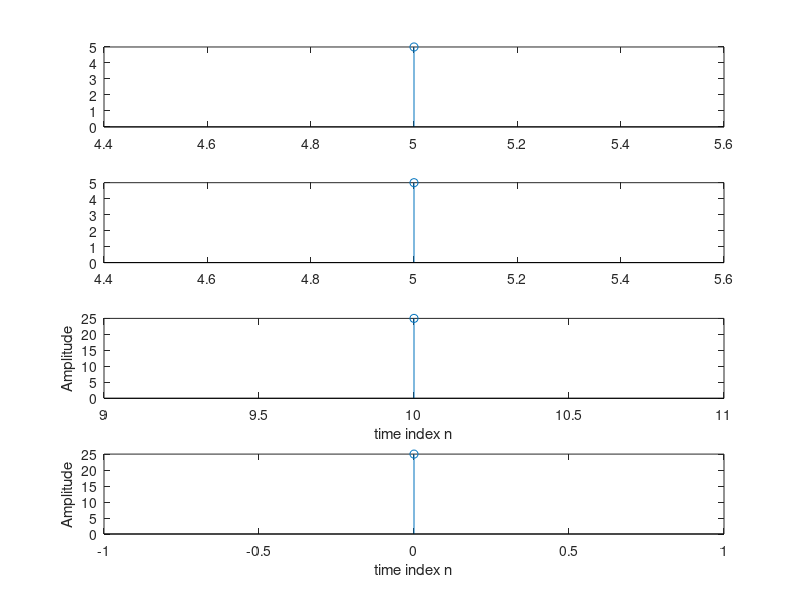

Source code (MATLAB):
% Define sequences
x=input("Enter the first sequence= ");
nx=input("Enter the indices for first sequence ");% Indices for x 
y=input("Enter the second sequence =");
ny=input("Enter the indices for second sequence ");% Indices for h 
c=conv(x,y);
M=length(c)-1;
N=0:1:M;
disp('o/p sequence');
disp(c);
% Time indices for convolution result
nz = (nx(1) + ny(1)) : (nx(end) + ny(end)); 
subplot(4,1,1);
stem(nx,x)

subplot(4,1,2);
stem(ny,y)

subplot(4,1,3)
stem(nz,c);
xlabel('time index n');
ylabel('Amplitude');

subplot(4,1,4)
stem(N,c)
xlabel('time index n');
ylabel('Amplitude');

% Display
% disp('Convolution result y[n]:');
% disp(y);
% disp('Corresponding indices ny:');
% disp(ny);
